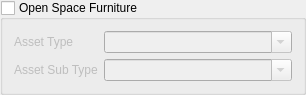
  <widget class="QGroupBox" name="Open_Space_Furniture_Group">
   <property name="enabled">
    <bool>true</bool>
   </property>
   <property name="geometry">
    <rect>
     <x>10</x>
     <y>450</y>
     <width>271</width>
     <height>79</height>
    </rect>
   </property>
   <property name="title">
    <string>Open Space Furniture</string>
   </property>
   <property name="checkable">
    <bool>true</bool>
   </property>
   <property name="checked">
    <bool>false</bool>
   </property>
   <layout class="QFormLayout" name="formLayout_2">
    <item row="0" column="0">
     <widget class="QLabel" name="label_59">
      <property name="text">
       <string>Asset Type</string>
      </property>
     </widget>
    </item>
    <item row="0" column="1">
     <widget class="QComboBox" name="OS_Asset_Type">
      <property name="editable">
       <bool>true</bool>
      </property>
      <item>
       <property name="text">
        <string/>
       </property>
      </item>
      <item>
       <property name="text">
        <string>Arch</string>
       </property>
      </item>
      <item>
       <property name="text">
        <string>Bike Rack</string>
       </property>
      </item>
      <item>
       <property name="text">
        <string>BBQ</string>
       </property>
      </item>
      <item>
       <property name="text">
        <string>Bollard</string>
       </property>
      </item>
      <item>
       <property name="text">
        <string>Drinking Fountain</string>
       </property>
      </item>
      <item>
       <property name="text">
        <string>Fence</string>
       </property>
      </item>
      <item>
       <property name="text">
        <string>Flag Pole</string>
       </property>
      </item>
      <item>
       <property name="text">
        <string>Picnic Table</string>
       </property>
      </item>
      <item>
       <property name="text">
        <string>Picnic Table / Shelter Combo</string>
       </property>
      </item>
      <item>
       <property name="text">
        <string>Seat</string>
       </property>
      </item>
      <item>
       <property name="text">
        <string>Shade Sail</string>
       </property>
      </item>
      <item>
       <property name="text">
        <string>Litter Bin</string>
       </property>
      </item>
      <item>
       <property name="text">
        <string>Shelter (not building)</string>
       </property>
      </item>
      <item>
       <property name="text">
        <string>Sports goal</string>
       </property>
      </item>
      <item>
       <property name="text">
        <string>Tree Guard</string>
       </property>
      </item>
     </widget>
    </item>
    <item row="1" column="0">
     <widget class="QLabel" name="label_60">
      <property name="text">
       <string>Asset Sub Type</string>
      </property>
     </widget>
    </item>
    <item row="1" column="1">
     <widget class="QComboBox" name="OS_Asset_Sub_Type">
      <property name="editable">
       <bool>true</bool>
      </property>
      <item>
       <property name="text">
        <string/>
       </property>
      </item>
      <item>
       <property name="text">
        <string>Hard roof</string>
       </property>
      </item>
      <item>
       <property name="text">
        <string>Shade Cloth</string>
       </property>
      </item>
      <item>
       <property name="text">
        <string>Wood Steel combo</string>
       </property>
      </item>
      <item>
       <property name="text">
        <string>All steel</string>
       </property>
      </item>
      <item>
       <property name="text">
        <string>aluminium</string>
       </property>
      </item>
      <item>
       <property name="text">
        <string>wood no back</string>
       </property>
      </item>
      <item>
       <property name="text">
        <string>wood steel no back</string>
       </property>
      </item>
      <item>
       <property name="text">
        <string>wood steel with back</string>
       </property>
      </item>
      <item>
       <property name="text">
        <string>aluminium with back</string>
       </property>
      </item>
      <item>
       <property name="text">
        <string>Electric - no shelter</string>
       </property>
      </item>
      <item>
       <property name="text">
        <string>Electric - shelter</string>
       </property>
      </item>
      <item>
       <property name="text">
        <string>Gas - no shelter</string>
       </property>
      </item>
      <item>
       <property name="text">
        <string>Gas - shelter</string>
       </property>
      </item>
      <item>
       <property name="text">
        <string>Wood - no shelter</string>
       </property>
      </item>
      <item>
       <property name="text">
        <string>Wood - shelter</string>
       </property>
      </item>
      <item>
       <property name="text">
        <string>240L wheelie bin</string>
       </property>
      </item>
      <item>
       <property name="text">
        <string>60L Heritage bin</string>
       </property>
      </item>
      <item>
       <property name="text">
        <string>Fire proof bin cover</string>
       </property>
      </item>
      <item>
       <property name="text">
        <string>60L Street Bins</string>
       </property>
      </item>
      <item>
       <property name="text">
        <string>collapsing</string>
       </property>
      </item>
      <item>
       <property name="text">
        <string>Netball</string>
       </property>
      </item>
      <item>
       <property name="text">
        <string>Basketball</string>
       </property>
      </item>
      <item>
       <property name="text">
        <string>Soccer</string>
       </property>
      </item>
      <item>
       <property name="text">
        <string>Football</string>
       </property>
      </item>
      <item>
       <property name="text">
        <string>Hockey</string>
       </property>
      </item>
      <item>
       <property name="text">
        <string>decorative steel</string>
       </property>
      </item>
      <item>
       <property name="text">
        <string>weld mesh steel</string>
       </property>
      </item>
      <item>
       <property name="text">
        <string>pool fencing</string>
       </property>
      </item>
     </widget>
    </item>
   </layout>
  </widget>
